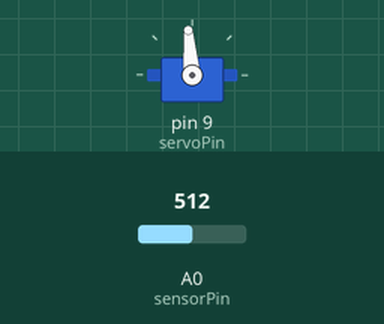
Recording of a sketch running on a simulated Arduino Uno, built with avr-gcc and run on an emulated ATmega328P. Shown: servo. Wiring (inferred from the names in the program): servo: signal pin 9. Inputs (shaded band) come from the test bench; at power-on: A0 (sensorPin) = 512. Servo pulses on a pin are drawn as a servo (544–2400 µs = 0–180°).

Above: at 1.2 s.
1.3 s: A0 (sensorPin) set to 716
At 2.0 s:
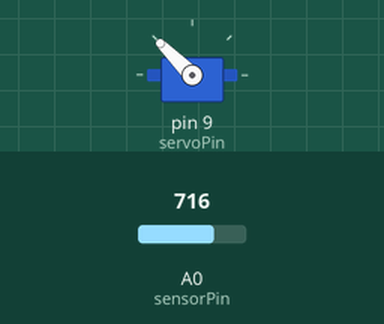
2.8 s: A0 (sensorPin) set to 900
At 3.2 s:
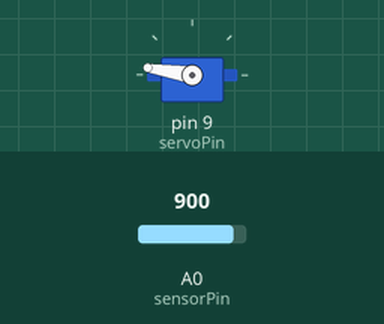
4.3 s: A0 (sensorPin) set to 1023
At 5.5 s:
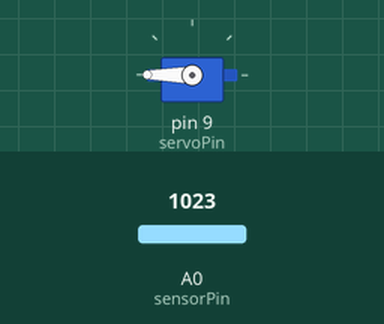
5.8 s: A0 (sensorPin) set to 306
At 6.7 s:
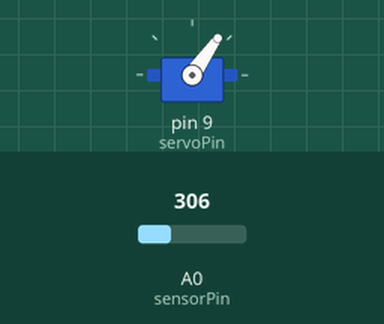
7.3 s: A0 (sensorPin) set to 122
At 8.5 s:
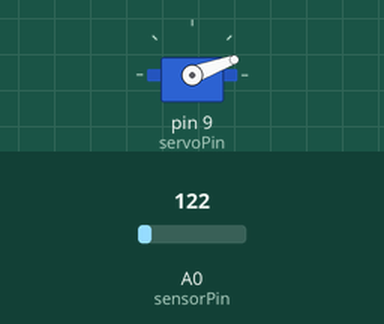
8.8 s: A0 (sensorPin) set to 511
At 9.6 s:
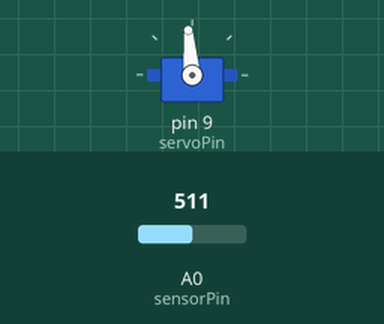
Timing chart, 0 to 11.3 s (numbered marks = the images above; inputs shaded):
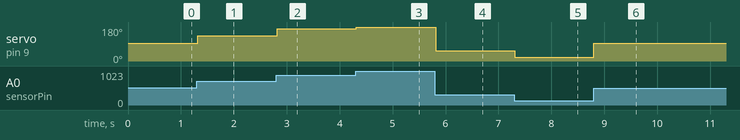

The sketch:

sketch.ino
```cpp
int sensorPin = 0;
int sensorValue = 0;
int servoPin = 9;
int pulseTime = 0;

void setup()
{
  //pinMode(sensorPin, INPUT);
  pinMode(servoPin, OUTPUT);
}

void loop()
{
  pulseServo((analogRead(sensorPin) * 2) + 500);
}

void pulseServo(int delayTime)
{
  digitalWrite(servoPin, HIGH);
  delayMicroseconds(delayTime);
  digitalWrite(servoPin, LOW);
  delay(15);
}
```

Measured:
- after the input at 1.3 s, servo on pin 9 (servoPin): 95° → 135° at once
- after the input at 2.8 s, servo on pin 9 (servoPin): 135° → 171° at once
- after the input at 4.3 s, servo on pin 9 (servoPin): 171° → 180° at once
- after the input at 5.8 s, servo on pin 9 (servoPin): 180° → 55° at once
- after the input at 7.3 s, servo on pin 9 (servoPin): 55° → 20° at once
- after the input at 8.8 s, servo on pin 9 (servoPin): 20° → 95° at once
